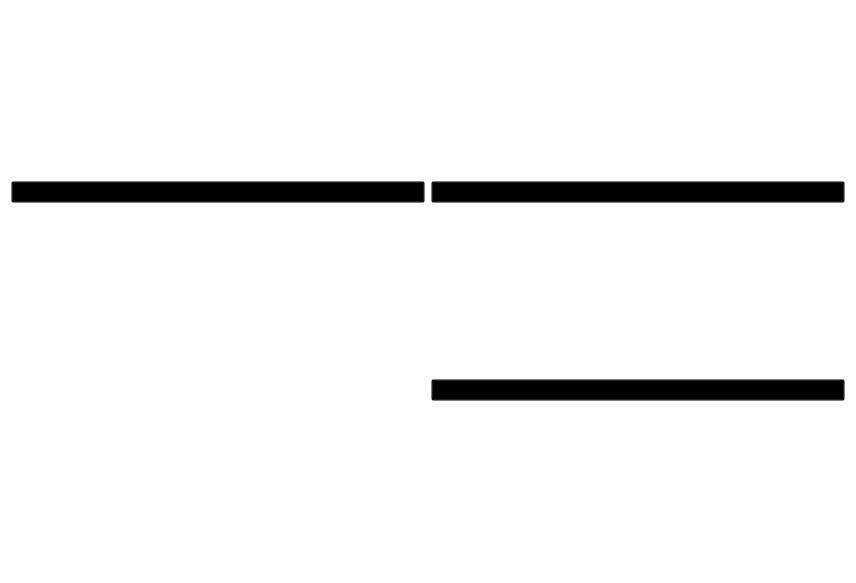
         <widget class="QWidget" name="scrollAreaWidgetContents_4">
          <property name="geometry">
           <rect>
            <x>0</x>
            <y>0</y>
            <width>856</width>
            <height>583</height>
           </rect>
          </property>
          <property name="styleSheet">
           <string notr="true">background:transparent;</string>
          </property>
          <layout class="QGridLayout" name="gridLayout_3">
           <item row="1" column="1">
            <widget class="QPushButton" name="pushButton_9">
             <property name="toolTip">
              <string>&lt;html&gt;&lt;head/&gt;&lt;body&gt;&lt;p&gt;&lt;img src=&quot;:/toolTip/res/tooltips/foundationsiteTooltip.png&quot;/&gt;&lt;/p&gt;&lt;/body&gt;&lt;/html&gt;</string>
             </property>
             <property name="text">
              <string/>
             </property>
             <property name="icon">
              <iconset resource="../bitcoin.qrc">
               <normaloff>:/images/res/images/FlapXcoin/FlapX Art/FBT.png</normaloff>:/images/res/images/FlapXcoin/FlapX Art/FBT.png</iconset>
             </property>
             <property name="iconSize">
              <size>
               <width>161</width>
               <height>82</height>
              </size>
             </property>
            </widget>
           </item>
           <item row="0" column="1">
            <widget class="QPushButton" name="pushButton_8">
             <property name="toolTip">
              <string>&lt;html&gt;&lt;head/&gt;&lt;body&gt;&lt;p&gt;&lt;img src=&quot;:/toolTip/res/tooltips/forumTooltip.png&quot;/&gt;&lt;/p&gt;&lt;/body&gt;&lt;/html&gt;</string>
             </property>
             <property name="text">
              <string/>
             </property>
             <property name="icon">
              <iconset resource="../bitcoin.qrc">
               <normaloff>:/images/res/images/FlapXcoin/FlapX Art/P2.png</normaloff>:/images/res/images/FlapXcoin/FlapX Art/P2.png</iconset>
             </property>
             <property name="iconSize">
              <size>
               <width>161</width>
               <height>82</height>
              </size>
             </property>
            </widget>
           </item>
           <item row="0" column="0">
            <widget class="QPushButton" name="pushButton_10">
             <property name="toolTip">
              <string>&lt;html&gt;&lt;head/&gt;&lt;body&gt;&lt;p&gt;&lt;img src=&quot;:/toolTip/res/tooltips/infositeTooltip.png&quot;/&gt;&lt;/p&gt;&lt;/body&gt;&lt;/html&gt;</string>
             </property>
             <property name="text">
              <string/>
             </property>
             <property name="icon">
              <iconset resource="../bitcoin.qrc">
               <normaloff>:/images/res/images/FlapXcoin/FlapX Art/fb1.png</normaloff>:/images/res/images/FlapXcoin/FlapX Art/fb1.png</iconset>
             </property>
             <property name="iconSize">
              <size>
               <width>161</width>
               <height>82</height>
              </size>
             </property>
            </widget>
           </item>
          </layout>
         </widget>
